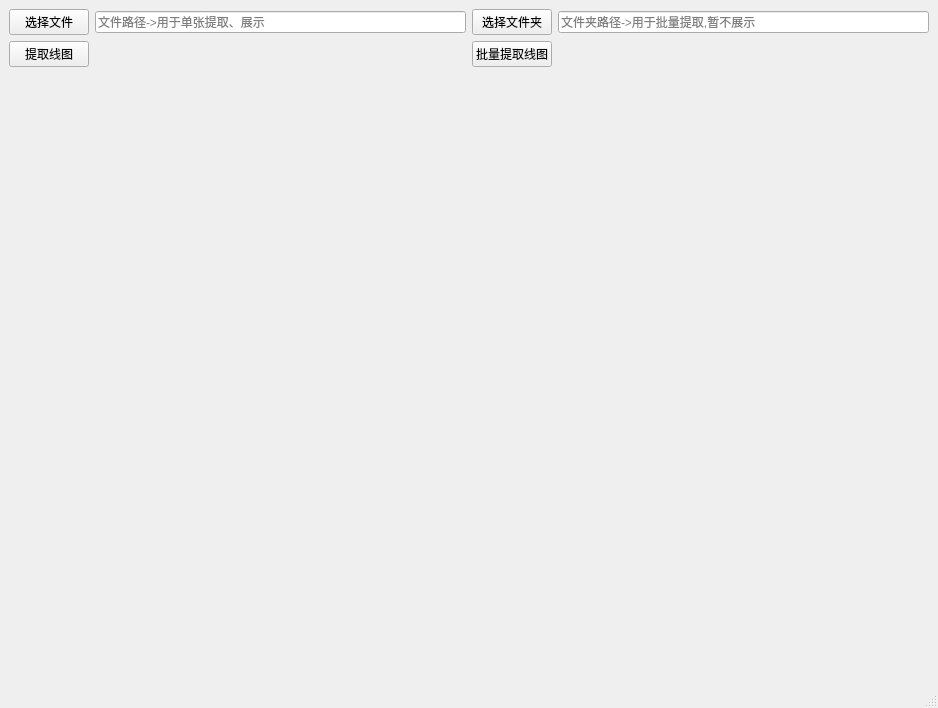
<?xml version="1.0" encoding="UTF-8"?>
<ui version="4.0">
 <class>MainWindow</class>
 <widget class="QMainWindow" name="MainWindow">
  <property name="geometry">
   <rect>
    <x>0</x>
    <y>0</y>
    <width>938</width>
    <height>708</height>
   </rect>
  </property>
  <property name="windowTitle">
   <string>imgProcessSystem1.0</string>
  </property>
  <widget class="QWidget" name="centralwidget">
   <layout class="QGridLayout" name="gridLayout">
    <item row="0" column="0">
     <widget class="QPushButton" name="pushButton">
      <property name="text">
       <string>选择文件</string>
      </property>
     </widget>
    </item>
    <item row="0" column="1">
     <widget class="QLineEdit" name="lineEdit">
      <property name="placeholderText">
       <string>文件路径-&gt;用于单张提取、展示</string>
      </property>
     </widget>
    </item>
    <item row="0" column="2">
     <widget class="QPushButton" name="pushButton_2">
      <property name="text">
       <string>选择文件夹</string>
      </property>
     </widget>
    </item>
    <item row="0" column="3">
     <widget class="QLineEdit" name="lineEdit_2">
      <property name="placeholderText">
       <string>文件夹路径-&gt;用于批量提取,暂不展示</string>
      </property>
     </widget>
    </item>
    <item row="1" column="0">
     <widget class="QPushButton" name="pushButton_3">
      <property name="text">
       <string>提取线图</string>
      </property>
     </widget>
    </item>
    <item row="1" column="2">
     <widget class="QPushButton" name="pushButton_4">
      <property name="text">
       <string>批量提取线图</string>
      </property>
     </widget>
    </item>
    <item row="2" column="0" colspan="2">
     <widget class="QLabel" name="label">
      <property name="text">
       <string/>
      </property>
      <property name="scaledContents">
       <bool>true</bool>
      </property>
     </widget>
    </item>
    <item row="2" column="2" colspan="2">
     <widget class="QLabel" name="label_2">
      <property name="text">
       <string/>
      </property>
     </widget>
    </item>
   </layout>
  </widget>
  <widget class="QMenuBar" name="menubar">
   <property name="geometry">
    <rect>
     <x>0</x>
     <y>0</y>
     <width>938</width>
     <height>26</height>
    </rect>
   </property>
  </widget>
  <widget class="QStatusBar" name="statusbar"/>
 </widget>
 <resources/>
 <connections>
  <connection>
   <sender>pushButton</sender>
   <signal>clicked()</signal>
   <receiver>MainWindow</receiver>
   <slot>selectfile()</slot>
   <hints>
    <hint type="sourcelabel">
     <x>23</x>
     <y>51</y>
    </hint>
    <hint type="destinationlabel">
     <x>-6</x>
     <y>49</y>
    </hint>
   </hints>
  </connection>
  <connection>
   <sender>pushButton_2</sender>
   <signal>clicked()</signal>
   <receiver>MainWindow</receiver>
   <slot>selectfolder()</slot>
   <hints>
    <hint type="sourcelabel">
     <x>538</x>
     <y>48</y>
    </hint>
    <hint type="destinationlabel">
     <x>538</x>
     <y>27</y>
    </hint>
   </hints>
  </connection>
  <connection>
   <sender>pushButton_3</sender>
   <signal>clicked()</signal>
   <receiver>MainWindow</receiver>
   <slot>predict()</slot>
   <hints>
    <hint type="sourcelabel">
     <x>90</x>
     <y>81</y>
    </hint>
    <hint type="destinationlabel">
     <x>120</x>
     <y>84</y>
    </hint>
   </hints>
  </connection>
  <connection>
   <sender>pushButton_4</sender>
   <signal>clicked()</signal>
   <receiver>MainWindow</receiver>
   <slot>mulpredict()</slot>
   <hints>
    <hint type="sourcelabel">
     <x>564</x>
     <y>86</y>
    </hint>
    <hint type="destinationlabel">
     <x>598</x>
     <y>84</y>
    </hint>
   </hints>
  </connection>
 </connections>
 <slots>
  <slot>predict()</slot>
  <slot>mulpredict()</slot>
  <slot>selectfile()</slot>
  <slot>selectfolder()</slot>
 </slots>
</ui>
